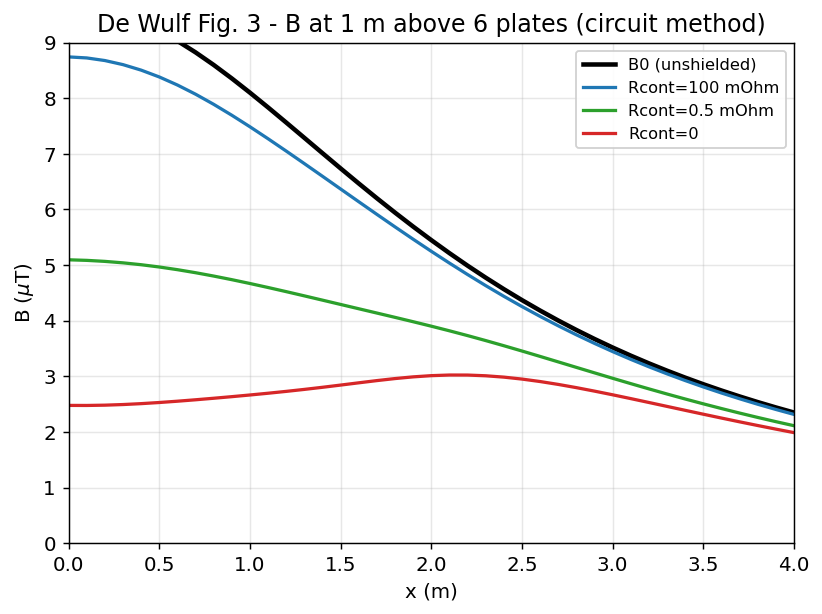

Here is the Python script that generated this plot:
"""Reproduce De Wulf et al. (JMMM 2007) Fig. 3:
magnetic flux density at 1 m above the six-plate open shield vs horizontal
distance x, for several contact resistances Rcont, via the circuit (MC) method.

De Wulf parameters: line current 570 A, conductor spacing 0.25 m, depth 1.25 m,
six plates 4.00 m x 0.58 m.  The conductive (aluminium-equivalent) material is
modelled with mu_r = 1 and sigma = 30e6 S/m, as stated in the paper.
"""
import numpy as np
from _common import profile_points, unshielded_norm, shielded_norm, save, plt
from shielding.geometry import Cables, build_shield

CURRENT = 570.0
SPACING = 0.25
DEPTH = 1.25
SIGMA = 30e6          # aluminium-equivalent (De Wulf)
THICK = 4e-3
N_PLATES = 6
PLATE_W = 0.58
W = N_PLATES * PLATE_W    # 3.48 m
L = 4.0

cab = Cables(spacing=SPACING, depth=DEPTH, current=CURRENT)
x = np.linspace(0, 4, 41)
pts = profile_points(x, y=0.0, z=1.0)

B0 = unshielded_norm(cab, pts)

fig, ax = plt.subplots()
ax.plot(x, B0, "k-", lw=2.5, label="B0 (unshielded)")

for label, rc, col in [("Rcont=100 mOhm", 100e-3, "tab:blue"),
                       ("Rcont=0.5 mOhm", 0.5e-3, "tab:green"),
                       ("Rcont=0", 0.0, "tab:red")]:
    mesh = build_shield("parallel", W=W, L=L, n_plates=N_PLATES,
                        n_across=3, n_along=16, sigma=SIGMA,
                        thickness=THICK, Rc=rc)
    B, _ = shielded_norm(mesh, cab, pts)
    ax.plot(x, B, color=col, label=label)

ax.set_xlabel("x (m)")
ax.set_ylabel("B ($\\mu$T)")
ax.set_title("De Wulf Fig. 3 - B at 1 m above 6 plates (circuit method)")
ax.set_xlim(0, 4)
ax.set_ylim(0, 9)
ax.legend()
save(fig, "fig_dewulf_03.png")
